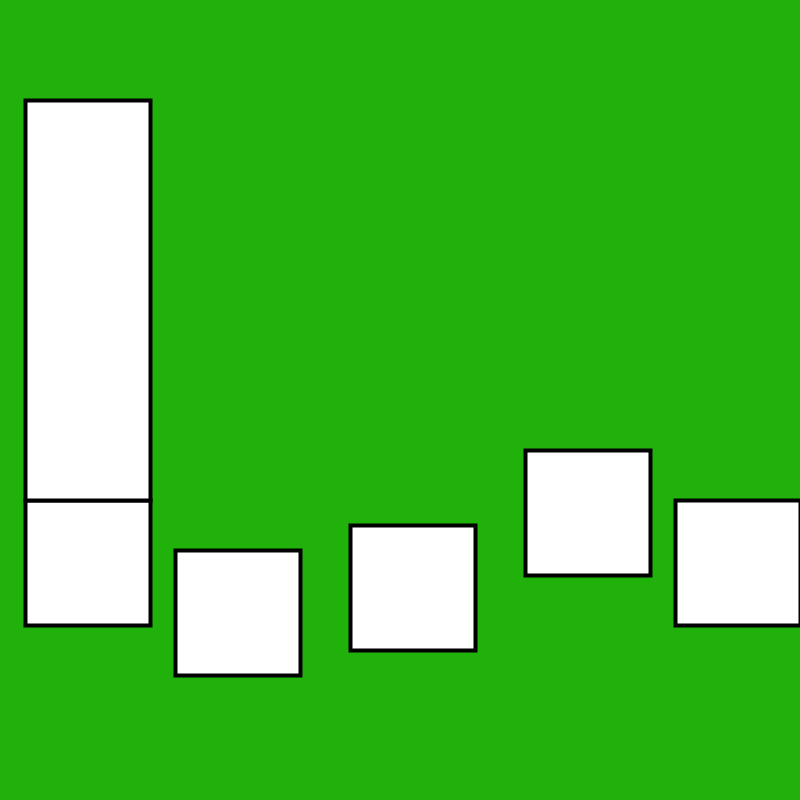
Frame 1 (no input)
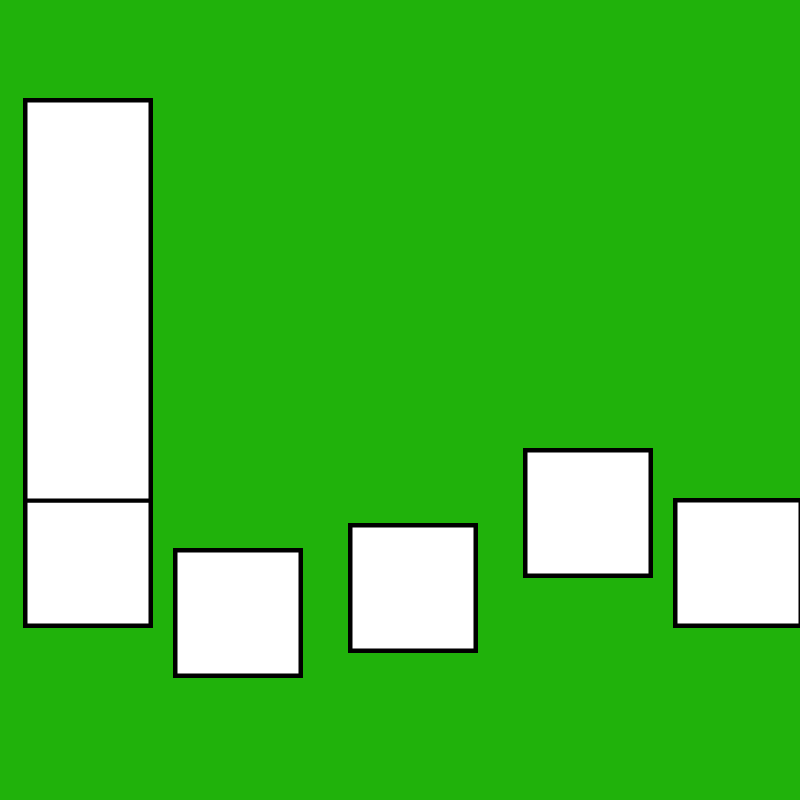
Frame 60 (the mouse pressed at the canvas centre just before this capture)
Frame 120 (the mouse held since frame 60 and released just before this capture): identical to frame 60, image omitted

The Processing sketch that drew these frames (run headless with seeded random() and noise(); from frame 60 on, the mouse is pressed at the canvas centre):

// Processing sketch: ch_16
// ── ch_16.pde
void setup(){
  size(800,800);
  background(#20B20B);
  strokeWeight(4);
  frameRate(10);
}
void draw(){
  rect(25,500,125,125);
  rect(175,550,125,125);
  rect(350,525,125,125);
  rect(525,450,125,125);
  rect(675,500,125,125);
  rect(25,100,125,400);
  
  
  
}
